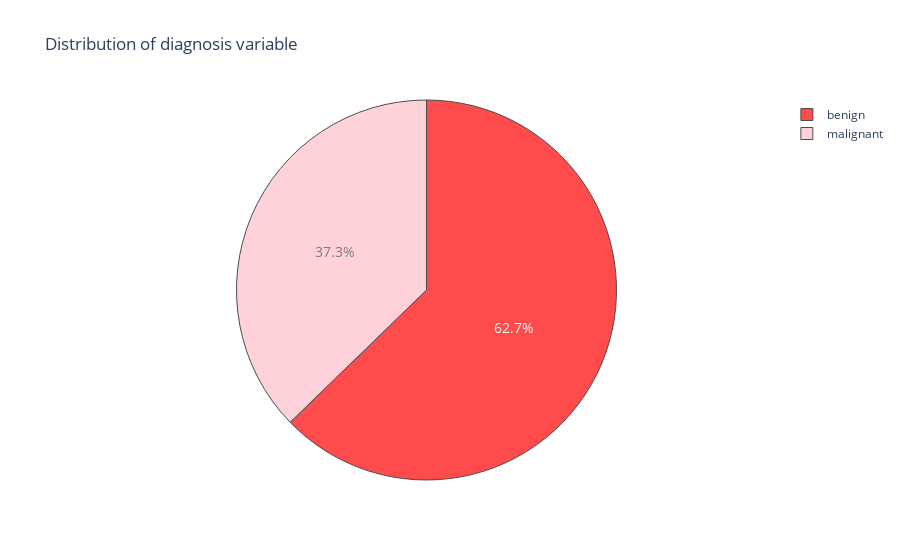

The notebook cell this image was saved under:
### Code cell
#------------PERCENTAGE-------------------
trace = go.Pie(labels = ['benign','malignant'], values = data['diagnosis'].value_counts(), 
               textfont=dict(size=14), opacity = 0.7,
               marker=dict(colors=['red', 'pink'], 
                           line=dict(color='#000000', width=1.0)))


layout = dict(title =  'Distribution of diagnosis variable')
           
figure = dict(data = [trace], layout=layout)
py.iplot(figure)

### Figure 1 — Plotly figure (JSON) as saved in the notebook; plotly's stock layout.template omitted (floating-point values rounded to 4 significant figures)
{"data": [{"labels": ["benign", "malignant"], "marker": {"colors": ["red", "pink"], "line": {"color": "#000000", "width": 1}}, "opacity": 0.7, "textfont": {"size": 14}, "type": "pie", "values": [357, 212]}], "layout": {"title": {"text": "Distribution of diagnosis variable"}}}
